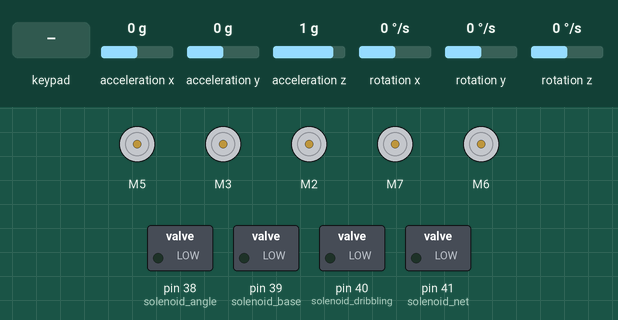
Recording of a sketch running on a simulated Arduino Mega 2560, built with avr-gcc and run on an emulated ATmega2560. Shown: 5 × DC motor (green arrow = forward, orange = backward, longer = faster), switched loads named in the sketch (green lamp = pin HIGH). The inputs (shaded band) are chosen by the test bench; at power-on: rotation z 0 °/s, acceleration x 0 g, acceleration y 0 g, acceleration z 1 g, rotation x 0 °/s, rotation y 0 °/s. What the sketch prints to the serial monitor is not drawn.

Above: at 1.2 s.
1.3 s: rotation z set to -9 °/s
At 2.4 s:
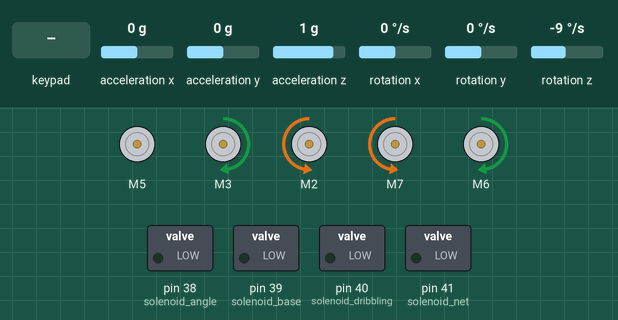
3.5 s: rotation z set to 9 °/s
At 5.35 s:
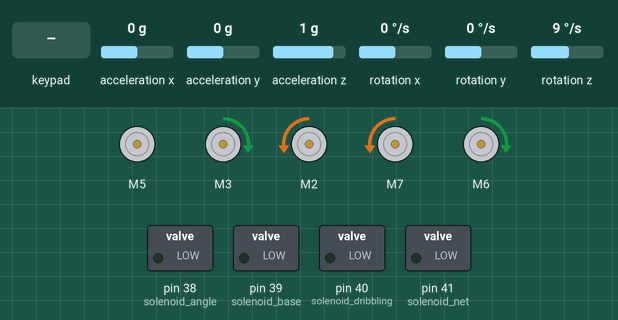
6.5 s: key 'X' pressed
At 7.7 s:
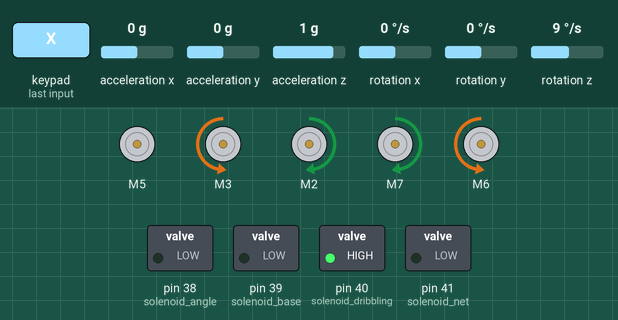
8.0 s: key 'O' pressed
At 9.2 s:
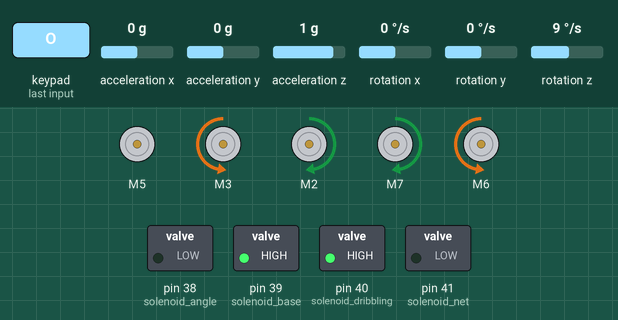
9.5 s: key 'T' pressed
At 10.1 s:
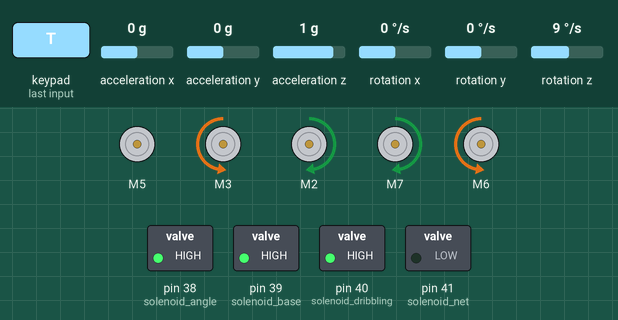
11.0 s: rotation z set to -192 °/s
At 12.1 s:
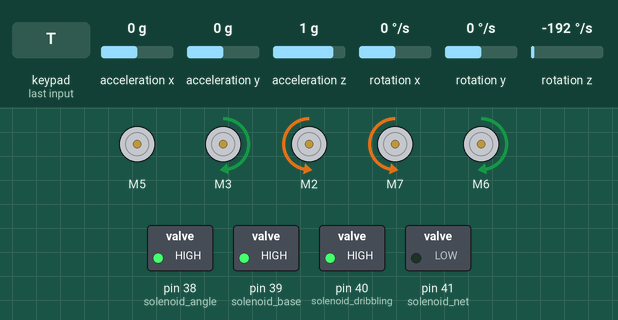
Timing chart, 0 to 13.7 s (numbered marks = the images above; inputs shaded):
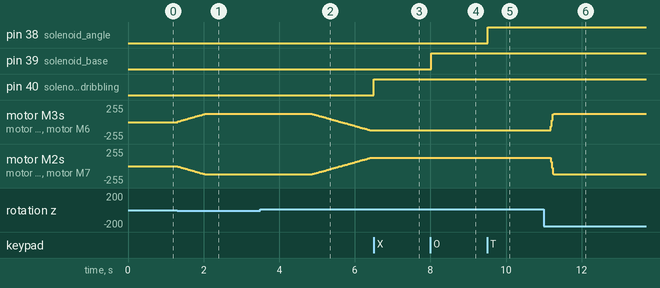

The sketch:

solenoid_ps2_R2.ino
```cpp
#include <Wire.h>
#include <MPU6050.h>
MPU6050 mpu;
unsigned long timer = 0;
float timeStep = 0.01;
float yaw = 0;
#include <PS2X_lib.h>
PS2X ps2x;
#include "CytronMotorDriver.h"
CytronMD motor1(PWM_DIR, 3, 46);  // PWM 1 = Pin 3, DIR 1 = Pin 4.
CytronMD motor2(PWM_DIR, 2, 47);
CytronMD motor3(PWM_DIR, 7, 50);  // PWM 1 = Pin 3, DIR 1 = Pin 4.
CytronMD motor4(PWM_DIR, 6, 51);
CytronMD motor5(PWM_DIR, 5, 53); //5 50 // PWM 1 = Pin 3, DIR 1 = Pin 4.
// CytronMD motor6(PWM_DIR, 6, 52);
float LY_mapped = 0;
float LX_mapped = 0;
float RY_mapped = 0;
float RX_mapped = 0;
int BLUE, FORWARD, BACKWARD, RIGHT, LEFT;
int GREEN = 0, RED = 0;
float L1, L2, R1, R2, LY, LX, RY, RX;
float M1 = 0;
float M2 = 0;
float M3 = 0;
float M4 = 0;
float R, theta, M, count3 = 0, count4 = 0, h = 0, j = 0, k = 0, l = 0, setpoint = 0, pre_error = 0, proportional, integral = 0, derivative, error, pid, a, b, c, d, A, B, C, D;
float kp = 0, ki = 0, kd = 0;
float motor_A = 0;
float motor_B = 0;
float motor_C = 0;
float motor_D = 0;
int R1_ref = 0;
int R2_ref = 0;
int L1_ref = 0;
int L2_ref = 0;
int c_ref1 = 0;
int t_ref1 = 0;
int s_ref1 = 0;
int R1_ref1 = 0;
bool solenoid_state = LOW;
bool solenoid_state_dribble = LOW;
bool solenoid_state_angle = LOW;
bool solenoid_state_net=LOW;

int solenoid_dribbling = 40 ;  // Pin 2 of Arduino connected to Pin 1 (IN1) of ULN2003
int solenoid_angle = 38 ;
int solenoid_base = 39 ;
int solenoid_net=41;
void setup() {
  // put your setup code here, to run once:
  Serial.begin(57600);

  while (!mpu.begin(MPU6050_SCALE_2000DPS, MPU6050_RANGE_2G)) {
    Serial.println("Could not find a valid MPU6050 sensor, check wiring!");
    delay(500);
  }
  mpu.calibrateGyro();
  mpu.setThreshold(1);

  // CHANGES for v1.6 HERE!!! ************PAY ATTENTION***********
int ERROR = ps2x.config_gamepad(30, 31, 32, 33, true, true);
  // if (error == 0) {
  //   Serial.print("✅ PS2 Controller Connected!");
  // } else {
  //   Serial.print("❌ Failed to connect PS2 Controller.");
  //   while (1)
  //     ;
  // }
  pinMode(solenoid_dribbling, OUTPUT);
  pinMode(solenoid_base, OUTPUT);
  pinMode(solenoid_angle, OUTPUT);
  pinMode(solenoid_net,OUTPUT);
}

void loop() {
  // put your main code here, to run repeatedly:
  // timer = millis();
  Vector norm = mpu.readNormalizeGyro();
  yaw = yaw + norm.ZAxis * timeStep;

  ps2x.read_gamepad();
  L1 = ps2x.Button(PSB_L1);
  R1 = ps2x.Button(PSB_R1);
  L2 = ps2x.Button(PSB_L2);
  R2 = ps2x.Button(PSB_R2);

  LY = ps2x.Analog(PSS_LY);
  LX = ps2x.Analog(PSS_LX);
  RY = ps2x.Analog(PSS_RY);
  RX = ps2x.Analog(PSS_RX);

  RED = ps2x.Button(PSB_RED);
  GREEN = ps2x.Button(PSB_GREEN);
  BLUE = ps2x.Button(PSB_BLUE);
  PINK = ps2x.Button(PSB_PINK);
  // Read D-pad directions
  int FORWARD = ps2x.Button(PSB_PAD_UP) ? 1 : 0;
  int BACKWARD = ps2x.Button(PSB_PAD_DOWN) ? 1 : 0;
  int RIGHT = ps2x.Button(PSB_PAD_RIGHT) ? 1 : 0;
  int LEFT = ps2x.Button(PSB_PAD_LEFT) ? 1 : 0;
  // LY=LY-128;
  // LX=LX-128;
  LY_mapped = constrain(LY, 0, 255);
  LX_mapped = constrain(LX, 0, 255);
  RY_mapped = constrain(RY, 0, 255);
  RX_mapped = constrain(RX, 0, 255);
  LY_mapped = map(LY_mapped, 0, 255, 127, -127);
  LX_mapped = map(LX_mapped, 0, 255, -127, 127);
  RY_mapped = map(RY_mapped, 0, 255, 127, -127);
  RX_mapped = map(RX_mapped, 0, 255, -127, 127);
  if (LY_mapped >= -5 && LY_mapped <= 5) {
    LY_mapped = 0;
  }
  if (LY_mapped > 5) {
    LY_mapped -= 5;
  }
  if (LY_mapped < -5) {
    LY_mapped += 5;
  }
    if (RX_mapped >= 5) {
    motor5.setSpeed(-70);
  }
  if (RX_mapped < -5) {
    motor5.setSpeed(70);
  }
  if (RX_mapped == 0) {
    motor5.setSpeed(0);
  }

  // Continuous Rotation Control
  if (R2 > 0) {
    setpoint -= 0.2;
  }
  if (L2 > 0) {
    setpoint += 0.2;
  }

  // 90° Turns
  // if (R1 == 1 && R1_ref == 0) {
  //   R1_ref = 1;
  // }

  // if (R1 == 0 && R1_ref == 1) {
  //   setpoint = setpoint + 90;
  //   R1_ref = 0;
  // }

  // if (L1 == 1 && L1_ref == 0) {
  //   L1_ref = 1;
  // }

  // if (L1 == 0 && L1_ref == 1) {
  //   setpoint = setpoint + 90;
  //   L1_ref = 0;
  // }

  if (RED == 1 && c_ref1 == 0) {
    solenoid_state = !solenoid_state;
    digitalWrite(solenoid_base, solenoid_state);
    c_ref1 = 1;
  }
  if (  RED == 0 && c_ref1 == 1) {
    Serial.print(" %%% ");
    c_ref1 = 0;
  }

  //  // Base Solenoid Control
  if (BLUE == 1 && t_ref1 == 0) {
    solenoid_state_dribble = !solenoid_state_dribble;
    digitalWrite(solenoid_dribbling, solenoid_state_dribble);
    t_ref1 = 1;
  }
  if (BLUE == 0 && t_ref1 == 1) {
    Serial.print(" ##### ");
    t_ref1 = 0;

  }

  if (GREEN == 1 && s_ref1 == 0) {
    solenoid_state_angle = !solenoid_state_angle;
    digitalWrite(solenoid_angle, solenoid_state_angle);
    s_ref1 = 1;
  }
  if (GREEN == 0 && s_ref1 == 1) {
    Serial.print(" $$$$$ ");
    s_ref1 = 0;
  }
if (R1 == 1 && R1_ref1 == 0) {
    solenoid_state_net = !solenoid_state_net;
    digitalWrite(solenoid_net, solenoid_state_net);
    R1_ref1 = 1;
  }
  if (  R1 == 0 && R1_ref1 == 1) {
    Serial.print(" %%% ");
    R1_ref1 = 0;
  }

 kp = 48;  //45
  kd = 65;  //65.5
  ki = 0.001;
   R = sqrt((LX_mapped * LX_mapped) + (LY_mapped * LY_mapped));
  theta = atan2(LY_mapped, -LX_mapped) * 180 / 3.142;

  a = R * sin((theta - 45) * 3.142 / 180);
  b = R * sin((135 - theta) * 3.142 / 180);
  c = R * sin((135 - theta) * 3.142 / 180);
  d = R * sin((theta - 45) * 3.142 / 180);

  // PID control adjustments
  error = setpoint - yaw;
  proportional = error;
  integral += error;
  derivative = error - pre_error;
  pre_error = error;
  pid = kp * proportional + ki * integral + kd * derivative;

  A = a + pid;
  B = b - pid;
  C = -c - pid;
  D = -d + pid;

  motor_A = constrain(A, -127, 127);
  motor_B = constrain(B, -127, 127);
  motor_C = constrain(C, -127, 127);
  motor_D = constrain(D, -127, 127);
    motor1.setSpeed(motor_A);
  motor2.setSpeed(motor_B);
  motor3.setSpeed(motor_C);
  motor4.setSpeed(motor_D);
  // motor5.setSpeed(10);
  Serial.print("     LY = ");
  Serial.print(LY_mapped);
  Serial.print("     LX = ");
  Serial.print(LX_mapped);
  Serial.print("     motor_A= ");
  Serial.print(motor_A);
  Serial.print("     solenoid_state_angle= ");
  Serial.print(solenoid_state_angle);
    Serial.print("     solenoid_dribble= ");
  Serial.print(solenoid_state_dribble);
    Serial.print("     solenoid_state_net= ");
  Serial.print(solenoid_state_net);
     Serial.print("     pid = ");
  Serial.print(pid);
  Serial.print("     Yaw = ");
  Serial.print(yaw);
  Serial.println();
}
```

Measured:
- after the input at 1.3 s, motor M3, motor M6: moves from stopped to forward 127/255 over 0.76 s, starting at once; motor M2, motor M7: moves from stopped to backward 127/255 over 0.76 s, starting at once
- after the input at 3.5 s, motor M3, motor M6: moves from forward 127/255 to backward 127/255 over 1.6 s, starting after 1.3 s; motor M2, motor M7: moves from backward 127/255 to forward 127/255 over 1.6 s, starting after 1.3 s
- after the input at 6.5 s, pin 40 (solenoid_dribbling): LOW → HIGH at once
- after the input at 8.0 s, pin 39 (solenoid_base): LOW → HIGH at once
- after the input at 9.5 s, pin 38 (solenoid_angle): LOW → HIGH at once
- after the input at 11.0 s, motor M3, motor M6: backward 127/255 → forward 127/255 after 0.18 s; motor M2, motor M7: forward 127/255 → backward 127/255 after 0.18 s
